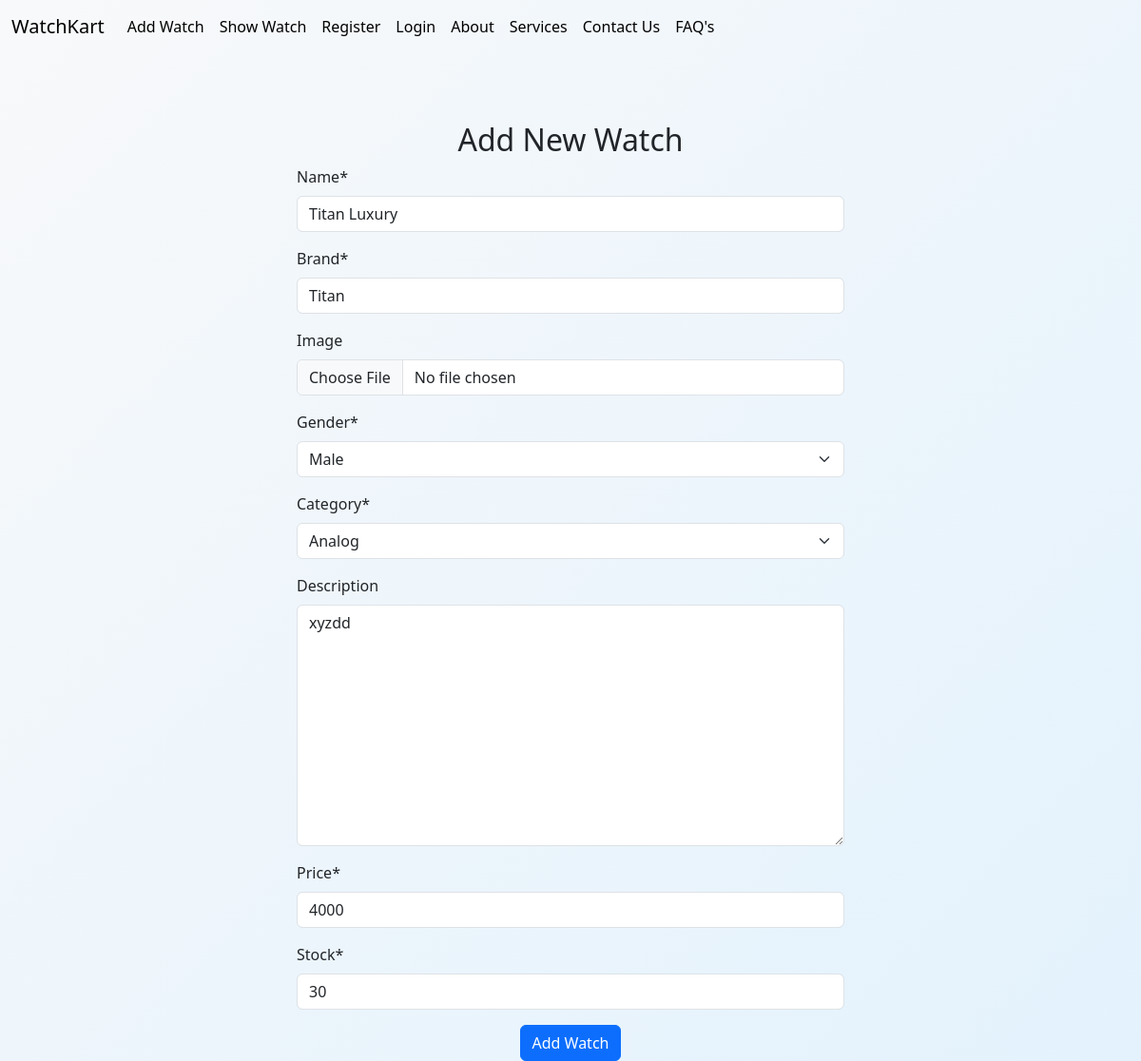
/watchapp/update_watch/1/, run on the app's committed database.
### watchapp/models.py (models this page shows)
class WatchApp(models.Model):
    name = models.CharField(max_length=200)
    brand = models.CharField(max_length=200)
    image = models.ImageField(upload_to='media/', blank=True, null=True)
    gender = models.CharField(max_length=200, choices=[('Male', 'Male'), ('Female', 'Female'), ('unisex', 'Unisex')])
    category = models.CharField(max_length=50, choices=[("Analog", "Analog"),("Digital", "Digital"),("Smartwatch", "Smartwatch"),("Hybrid", "Hybrid"),])
    description = models.TextField(blank=True)
    price = models.PositiveIntegerField()
    stock = models.PositiveIntegerField(default=0)

### watchapp/views.py (the view)
# urls.py: path('update_watch/<id>/', update_watch, name='update-watch'),
def update_watch(request, id):
    watch_obj = WatchApp.objects.get(id=id)
    form = WatchAppForm(instance=watch_obj)
    if request.method == "POST":
        form = WatchAppForm(request.POST, request.FILES, instance=watch_obj)
        if form.is_valid():
            form.save()
            messages.warning(request, 'Watch updated successfully !')
            return redirect("display-watch")
    template_name = "watchapp/add_watch.html"
    context = {"form": form}
    return render(request, template_name, context)

### watchapp/forms.py
class WatchAppForm(forms.ModelForm):
    class Meta:
        model = WatchApp
        fields = '__all__'

### templates/watchapp/add_watch.html (shortened to what this page needs)
{% extends 'base.html' %}
{% load crispy_forms_tags %}
{% block content %}
<div class="container mt-4 w-50">
  <h2 class="text-center">Add New Watch</h2>
  <form method="POST" enctype="multipart/form-data">
    {{ form | crispy }}
    <div class="d-flex justify-content-center">
    <button type="submit" class="btn btn-primary ">Add Watch</button>
    </div>
  </form>
</div>
{% endblock %}

### templates/base.html (style rules this page uses)
body { background: linear-gradient(135deg, #f8f9fa, #e3f2fd); min-height: 100vh; }

### data on the page
WatchApp: name "Titan Luxury", brand "Titan", gender "Male", category "Analog", description "xyzdd", price "4000", stock "30"
